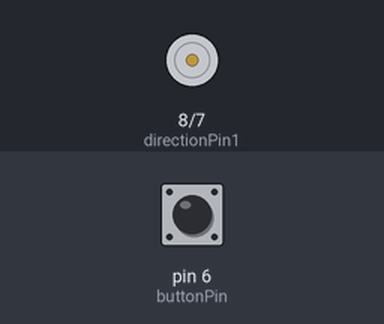
Bench run of a sketch on a simulated Arduino Uno, built with avr-gcc and run on an emulated ATmega328P. Parts: motor-driver pin pairs drawn as motors (green arrow = first pin HIGH = forward, orange = second pin HIGH = backward, longer = more drive, scaled by the enable pin). Inputs (shaded band) come from the test bench; at power-on: pin 6 (buttonPin) HIGH.

Above: at 1.2 s.
1.3 s: pin 6 (buttonPin) pulled LOW for 0.15 s
At 2.8 s:
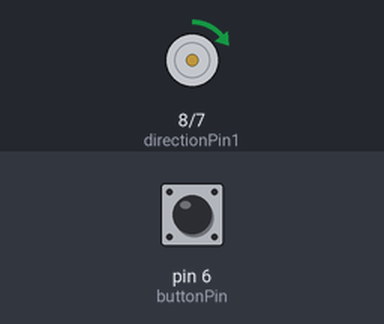
4.4 s: pin 6 (buttonPin) pulled LOW for 1 s
At 4.8 s:
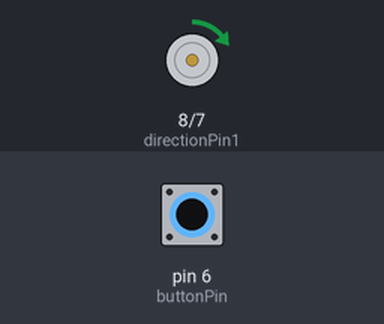
6.9 s: pin 6 (buttonPin) pulled LOW for 3.2 s
At 8.4 s:
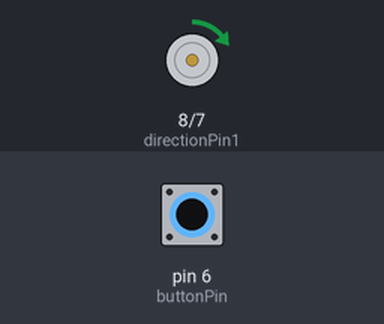
Timing chart, 0 to 17.6 s (numbered marks = the images above; inputs shaded):
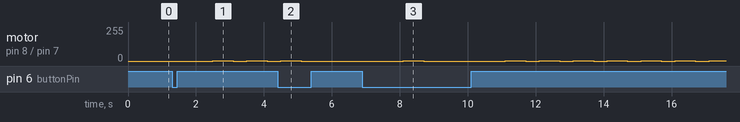

Measured:
- after the input at 1.3 s, motor on pin 8 (directionPin1) / pin 7 (directionPin2): stopped → forward 1/255 after 1.2 s, → forward 2/255 0.20 s later, → forward 1/255 0.20 s later, → stopped 0.20 s later, … (8 changes in this stretch)
- after the input at 4.4 s, motor on pin 8 (directionPin1) / pin 7 (directionPin2): goes on until 5.1 s, then stays stopped
- after the input at 6.9 s, motor on pin 8 (directionPin1) / pin 7 (directionPin2): stopped → forward 1/255 after 1.2 s, → forward 2/255 0.20 s later, → forward 1/255 0.20 s later, → stopped 0.20 s later, … (31 changes in this stretch)

The sketch:

_Motor_watch_base.ino
```cpp
const int speedPin = 9;
const int directionPin1 = 8;
const int directionPin2 = 7;
const int buttonPin = 6;
bool motorRunning = false;

void setup() {
  pinMode(speedPin, OUTPUT);
  pinMode(directionPin1, OUTPUT);
  pinMode(directionPin2, OUTPUT);
  pinMode(buttonPin, INPUT_PULLUP);
}

void loop() {
  if (digitalRead(buttonPin) == LOW) {
    motorRunning = !motorRunning;
    delay(1000);
  }

  if (motorRunning) {
    speedControl();
  } else {
    digitalWrite(directionPin1, LOW);
    digitalWrite(directionPin2, LOW);
  }
}

void speedControl() {
  digitalWrite(directionPin1, HIGH);
  digitalWrite(directionPin2, LOW);

  for (int i = 0; i < 2; i++) {
    analogWrite(speedPin, i);
    delay(200);
  }

  for (int i = 2; i >= 0; i--) {
    analogWrite(speedPin, i);
    delay(200);
  }

  digitalWrite(directionPin1, LOW);
  digitalWrite(directionPin2, LOW);
}
```
